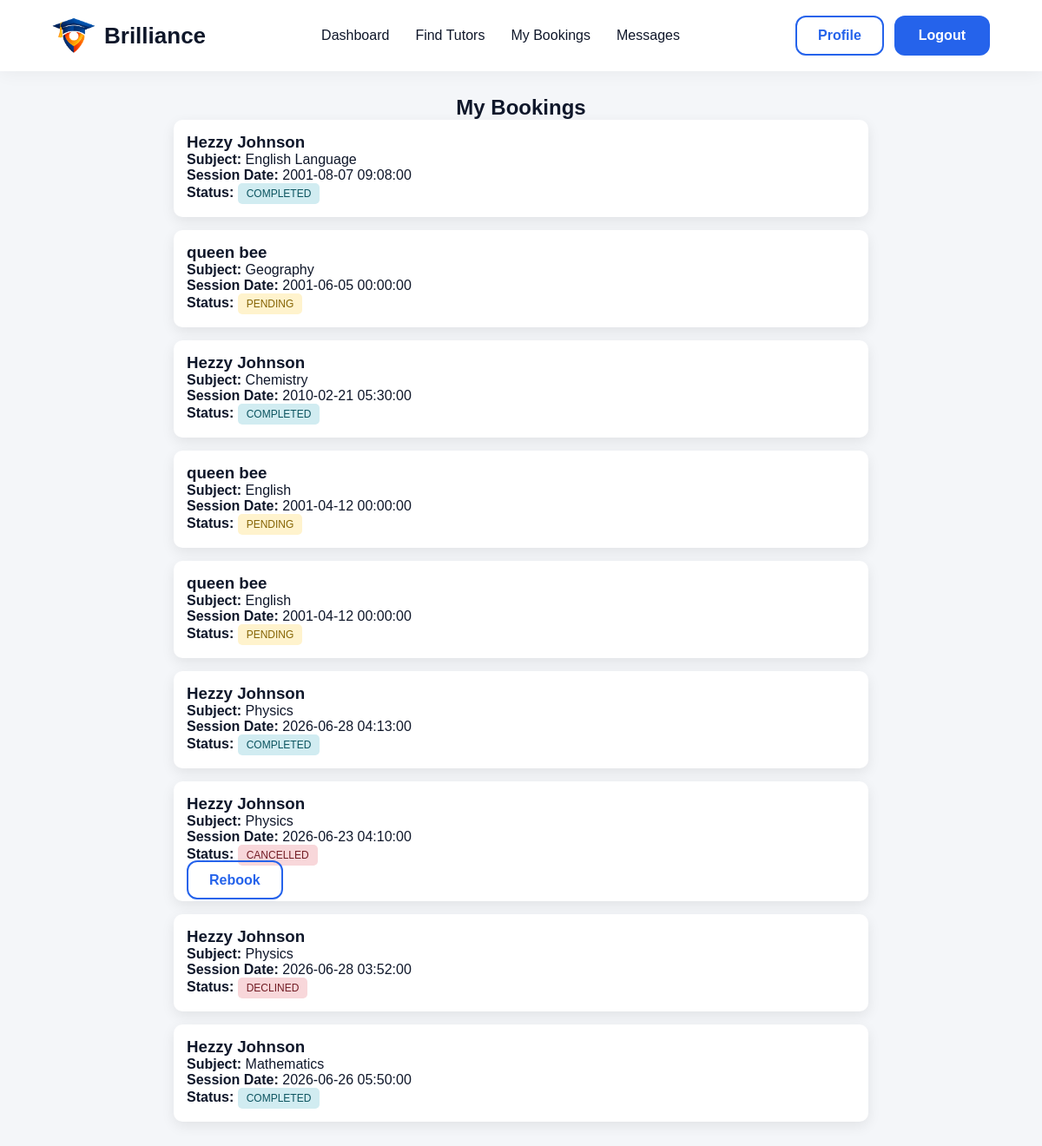
/parent/parent-bookings.php (signed in), run on the app's committed database.
### tables this page shows
CREATE TABLE IF NOT EXISTS `bookings` (
  `id` int NOT NULL AUTO_INCREMENT,
  `parent_id` int NOT NULL,
  `tutor_id` int NOT NULL,
  `subject_id` int NOT NULL,
  `session_date` datetime NOT NULL,
  `status` enum('pending','accepted','declined','completed','cancelled') DEFAULT 'pending',
  `created_at` timestamp NULL DEFAULT CURRENT_TIMESTAMP,
  PRIMARY KEY (`id`),
  KEY `parent_id` (`parent_id`),
  KEY `tutor_id` (`tutor_id`),
  KEY `subject_id` (`subject_id`)
);

CREATE TABLE IF NOT EXISTS `users` (
  `id` int NOT NULL AUTO_INCREMENT,
  `fullname` varchar(120) NOT NULL,
  `email` varchar(150) NOT NULL,
  `password` varchar(255) NOT NULL,
  `role` enum('parent','tutor','admin') NOT NULL,
  `created_at` timestamp NULL DEFAULT CURRENT_TIMESTAMP,
  PRIMARY KEY (`id`),
  UNIQUE KEY `email` (`email`)
);

CREATE TABLE IF NOT EXISTS `subjects` (
  `id` int NOT NULL AUTO_INCREMENT,
  `name` varchar(100) NOT NULL,
  PRIMARY KEY (`id`),
  UNIQUE KEY `name` (`name`)
);

### parent/parent-bookings.php (the view, shortened to what this page needs)
<?php
$db = new Database();
$conn = $db->connect();
$parent_id = $_SESSION['user_id'];
$stmt = $conn->prepare("
    SELECT
        b.*,
        u.fullname AS tutor_name,
        s.name AS subject_name
    FROM bookings b
    JOIN users u ON b.tutor_id = u.id
    JOIN subjects s ON b.subject_id = s.id
    WHERE b.parent_id = ?
    ORDER BY b.id DESC
");
$stmt->execute([$parent_id]);
$bookings = $stmt->fetchAll(PDO::FETCH_ASSOC);
?>
<!DOCTYPE html>
<html>
<head>
    <link rel="stylesheet" href="/brilliance/assets/css/style.css">
</head>
<body>
<?php include __DIR__ . '/../includes/parent-navbar.php'; ?>
<div class="page-container">
    <h2>My Bookings</h2>
    <?php foreach ($bookings as $b): ?>
        <div class="card">
            <h3><?= htmlspecialchars($b['tutor_name']) ?></h3>
            <p><b>Subject:</b> <?= htmlspecialchars($b['subject_name']) ?></p>
            <p><b>Session Date:</b> <?= htmlspecialchars($b['session_date']) ?></p>
            <p>
                <b>Status:</b>
                <?php
                $rawStatus = isset($b['status']) ? trim(strtolower($b['status'])) : '';
                $displayClass = 'pending';
                $displayText = strtoupper($rawStatus);
                if (in_array($rawStatus, ['declined', 'decline', 'rejected', 'rejected_by_tutor'], true)) {
                    $displayClass = 'declined';
                    $displayText = 'DECLINED';
                }
                if ($rawStatus === 'cancelled' || $rawStatus === 'canceled') {
                    $displayClass = 'cancelled';
                    $displayText = 'CANCELLED';
                }
                if ($rawStatus === 'completed') {
                    $displayClass = 'completed';
                    $displayText = 'COMPLETED';
                }
                ?>
                <span class="status <?= $displayClass ?>">
                    <?= $displayText ?>
                </span>
                <?php if ($rawStatus === 'cancelled'): ?>
                    <div style="margin-top:8px">
                        <a class="btn-outline" href="../bookings/book-tutor.php?tutor_id=<?= urlencode($b['tutor_id']) ?>&subject_id=<?= urlencode($b['subject_id']) ?>">Rebook</a>
                    </div>
                <?php endif; ?>
            </p>
        </div>
    <?php endforeach; ?>
</div>
</body>
</html>

### assets/css/style.css (style rules this page uses)
:root { --primary:#2563eb; --primary-dark:#1d4ed8; --secondary:#f59e0b; --dark:#0f172a; --text:#475569; --light:#ffffff; --bg:#f8fafc; --border:#e2e8f0; }
* { margin:0; padding:0; box-sizing:border-box; font-family:'Poppins',sans-serif; }
body { background:var(--bg); color:var(--dark); overflow-x:hidden; }
.btn-outline { border:2px solid var(--primary); color:var(--primary); padding:12px 24px; border-radius:12px; text-decoration:none; font-weight:600; }

### parent/parent-bookings.php (style rules this page uses)
body { font-family: Arial; background: #f4f6f9; margin: 0; padding: 20px; }
.page-container { max-width: 800px; margin: auto; margin-top: 90px; }
h2 { text-align: center; }
.card { background: white; padding: 15px; margin-bottom: 15px; border-radius: 10px; box-shadow: 0 5px 15px rgba(0,0,0,0.08); }
.status { padding: 5px 10px; border-radius: 5px; font-size: 12px; display: inline-block; }
.pending { background: #fff3cd; color: #856404; }
.declined { background: #f8d7da; color: #721c24; }
.cancelled { background: #f8d7da; color: #721c24; }
.completed { background: #d1ecf1; color: #0c5460; }

### data on the page
bookings: users.fullname "Hezzy Johnson", subject.name "English Language", session_date "2001-08-07 09:08:00", status "COMPLETED"
bookings: users.fullname "queen bee", subject.name "Geography", session_date "2001-06-05 00:00:00", status "PENDING"
bookings: users.fullname "Hezzy Johnson", subject.name "Chemistry", session_date "2010-02-21 05:30:00", status "COMPLETED"
bookings: users.fullname "queen bee", subject.name "English", session_date "2001-04-12 00:00:00", status "PENDING"
bookings: users.fullname "queen bee", subject.name "English", session_date "2001-04-12 00:00:00", status "PENDING"
bookings: users.fullname "Hezzy Johnson", subject.name "Physics", session_date "2026-06-28 04:13:00", status "COMPLETED"
bookings: users.fullname "Hezzy Johnson", subject.name "Physics", session_date "2026-06-23 04:10:00", status "CANCELLED"
bookings: users.fullname "Hezzy Johnson", subject.name "Physics", session_date "2026-06-28 03:52:00", status "DECLINED"
bookings: users.fullname "Hezzy Johnson", subject.name "Mathematics", session_date "2026-06-26 05:50:00", status "COMPLETED"
